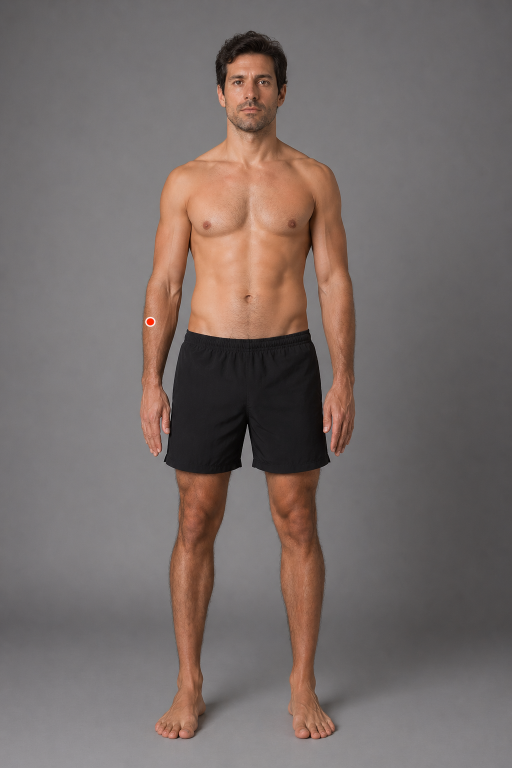
#> input picture poses/poseA_POI.png, 1024 x 1536 px, found by its file name (shown at 1/2 size)
$ jupyter execute --allow-errors test_loi_extraction.ipynb   (shell and % lines are left out)
#> lines starting #> are read from the running program, lines starting #| are printed output that depends on the picture; after the words box and inside, x2 and y2 are one past the last pixel; in counts of white or black regions, pixels touching at a corner belong together
[cell 1]
import numpy as np, trimesh, cv2
import json

# LOI pixel from the marker (this example only) — express in the SAM3D camera frame
hsv  = cv2.cvtColor(cv2.imread('poses/poseA_POI.png'), cv2.COLOR_BGR2HSV)
#> hsv: shape (1536, 1024, 3); mean H, S, V 109.5, 26.3, 118.2
img = cv2.imread('poses/poseA_POI.png')
#> img is the input picture: shape (1536, 1024, 3); mean B, G, R 104.5, 107.5, 118.2
mask = cv2.inRange(img,(200, 0, 0), (255, 255, 255))
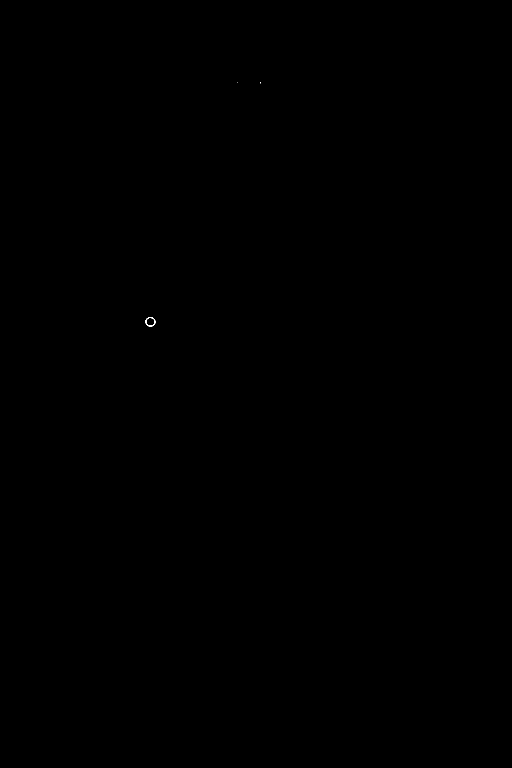
#> mask: shape (1536, 1024) (shown at 1/2 size); 0.01% white in thin lines or dots, all inside (x1, y1, x2, y2) = (291, 164, 522, 653)
ys, xs = np.where(mask > 0)
#> ys = 115 values from 164 to 652; xs = 115 values, max 521 at index 1, min 291 at index 43, mean 307.7
poi_xy = np.array([xs.mean(), ys.mean()])
#> poi_xy = [307.7, 626.7]
H, W, C = hsv.shape
#> H = 1536; W = 1024; C = 3

[cell 2]
import json, numpy as np, trimesh, cv2

def project(V, focal, W, H):                       # single source of truth
    depth = -V[:, 2]                               # SAM3D is -Z forward, body at Z<0
    u =  focal * V[:, 0] / depth + W / 2
    v =  focal * -1 * V[:, 1] / depth + H / 2           # flip Y-up -> y-down
    return np.stack([u, v], 1)

#> (the rest of this cell did not finish here and is left out)

#> (a cell that did not finish here is left out)

[cell 4]
import matplotlib.pyplot as plt
plt.imshow(hsv)
# poi_xy = [410, 610]
plt.scatter(poi_xy[0], poi_xy[1], color='red', s=100)
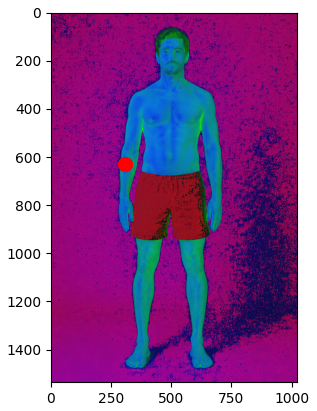
#> figure drawn by matplotlib, 1 panel
